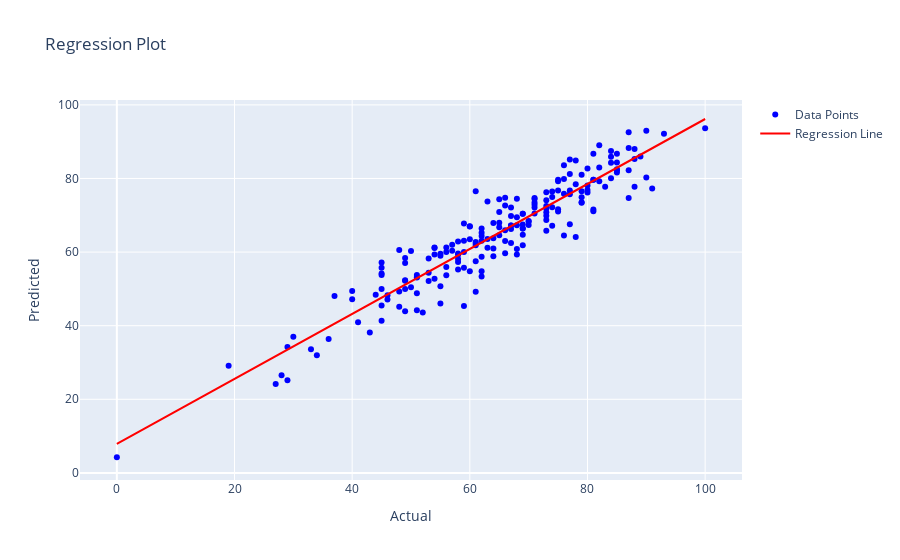

Source (notebook cell):
### Code cell
# Scatter plot for y_test vs. y_pred
fig = go.Figure()

# Scatter points
fig.add_trace(go.Scatter(
    x=y_test, y=y_pred, mode='markers', marker=dict(color='blue'),name="Data Points"
))

# Regression line (best-fit line)
m, b = np.polyfit(y_test, y_pred, 1)  # Linear regression fit for y_test vs. y_pred
fig.add_trace(go.Scatter(
    x=y_test, y=m * y_test + b,  # Line equation: y = mx + b
    mode='lines', line=dict(color='red'), name='Regression Line'
))

fig.update_layout(
    title="Regression Plot", xaxis_title="Actual", yaxis_title="Predicted"
)

fig.show()

### Figure 1 — Plotly figure (JSON) as saved in the notebook; plotly's stock layout.template omitted (floating-point values rounded to 4 significant figures; data arrays with more than 128 entries replaced by an {"elided": "..."} marker saying what was removed)
{"data": [{"marker": {"color": "blue"}, "mode": "markers", "name": "Data Points", "type": "scatter", "x": {"elided": "200 int values"}, "y": {"elided": "200 float values"}}, {"line": {"color": "red"}, "mode": "lines", "name": "Regression Line", "type": "scatter", "x": {"elided": "200 int values"}, "y": {"elided": "200 float values"}}], "layout": {"title": {"text": "Regression Plot"}, "xaxis": {"title": {"text": "Actual"}}, "yaxis": {"title": {"text": "Predicted"}}}}
